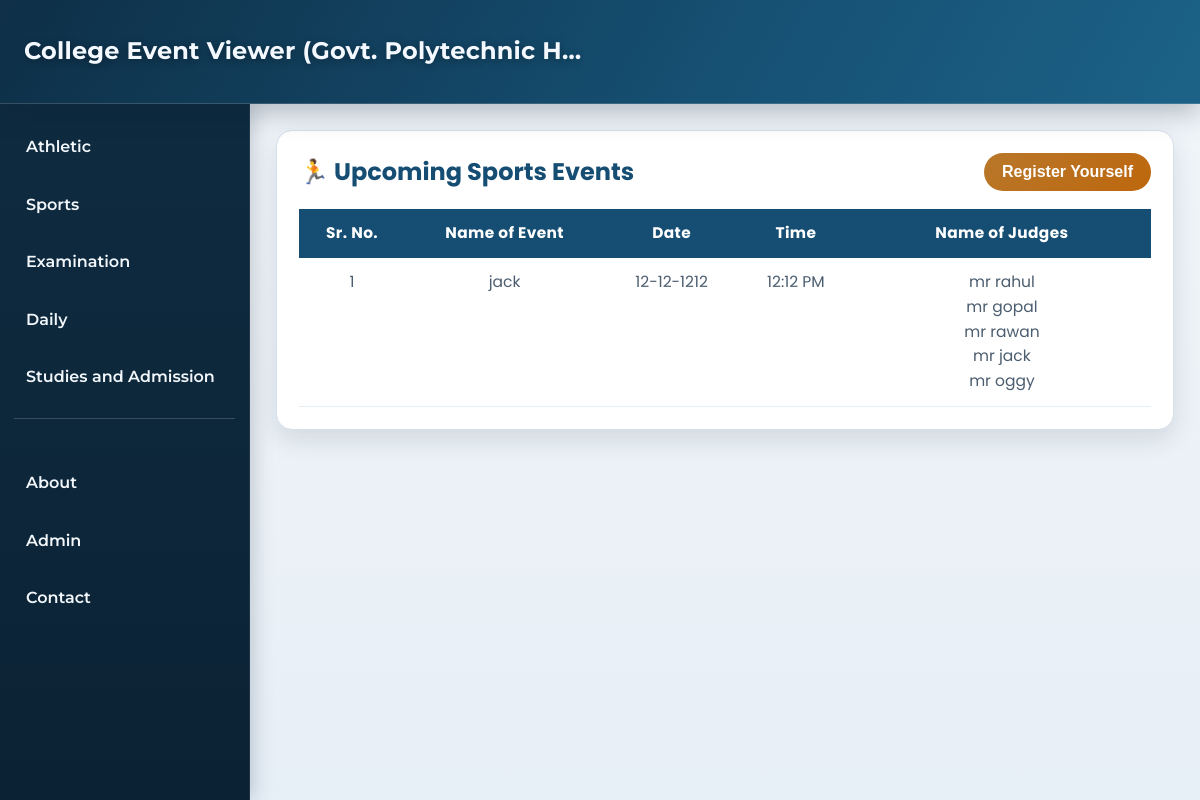
The page /sports on the database its author committed.
### main.py (models this page shows)
class Sports(db.Model):
    id = db.Column(db.Integer, primary_key=True)
    eventName = db.Column(db.String(50), nullable=False)
    date = db.Column(db.String(50), nullable=False)
    time = db.Column(db.String(50), nullable=False)
    judges = db.Column(db.String(500), nullable=False)

### main.py (the view)
@app.route("/sports")
def sports():
    eventdata = Sports.query.all()
    for event in eventdata:
        event.formatted_date = datetime.strptime(
            event.date, "%Y-%m-%d"
        ).strftime("%d-%m-%Y")
        event.formatted_time = datetime.strptime(
            event.time, "%H:%M"
        ).strftime("%I:%M %p")
    return render_template('sports.html' , events=eventdata)

### templates/sports.html (shortened to what this page needs)
{%extends "clientBase.html"%}
{%block content%}
<main class="content">
    <div class="event-container">
        <div class="event-header">
            <h2>🏃 Upcoming Sports Events</h2>
            <a href="/event-register">
                <button class="register-btn">Register Yourself</button>
            </a>
        </div>
        <table class="event-table">
            <thead>
                <tr>
                    <th>Sr. No.</th>
                    <th>Name of Event</th>
                    <th>Date</th>
                    <th>Time</th>
                    <th>Name of Judges</th>
                </tr>
            </thead>
            <tbody>
                <tr>
                    {% for event in events %}
                    <td>{{ loop.index }}</td>
                    <td>{{ event.eventName}}</td>
                    <td>{% if previous_date == event.date %}
                        -Do-
                        {% else %}
                        {{ event.formatted_date }}
                        {% endif %}</td>
                    <td>{{ event.formatted_time }}</td>
                    <td>{% for judge in event.judges.split(',') %}
                        {{ judge }}<br>
                        {% endfor %}</td>
                </tr>
                {% endfor %}
            </tbody>
        </table>
    </div>
</main>
{%endblock%}

### static/Style.css (style rules this page uses)
:root { --header-height: 104px; --sidebar-width: 250px; --bg: #edf2f7; --surface: #ffffff; --text: #1b2b3a; --muted: #4b5d6f; --primary: #154d73; --primary-strong: #0f3956; --accent: #b9772a; --danger: #b13b40; --sidebar: #0f2b40; --sidebar-hover: #184664; --border: #d4e0eb; --shadow-soft: 0 10px 25px rgba(13, 41, 62, 0.12); }
* { margin: 0; padding: 0; box-sizing: border-box; }
body { min-height: 100vh; font-size: 16px; font-family: 'Poppins', sans-serif; background: linear-gradient(180deg, #f2f6fb 0%, var(--bg) 45%, #e7eff7 100%); color: var(--text); line-height: 1.6; overflow-x: hidden; }
.content { margin-left: var(--sidebar-width); min-height: 100vh; padding: calc(var(--header-height) + 26px) 26px 24px; }
.event-container { width: 100%; margin: 0; padding: 22px; border-radius: 16px; background: var(--surface); border: 1px solid var(--border); box-shadow: var(--shadow-soft); overflow-x: auto; -webkit-overflow-scrolling: touch; }
.event-container h2 { font-size: clamp(1.3rem, 2vw, 1.7rem); color: var(--primary); }
.event-header { display: flex; flex-wrap: wrap; align-items: center; justify-content: space-between; gap: 16px; margin-bottom: 18px; }
.register-btn { padding: 10px 18px; border: none; border-radius: 999px; background: linear-gradient(135deg, var(--accent), #bd670d); color: #ffffff; font-size: 1rem; font-weight: 600; cursor: pointer; transition: transform 0.2s ease, box-shadow 0.2s ease; }
.event-table { width: 100%; min-width: 660px; border-collapse: collapse; font-size: 1.01rem; }
.event-table thead { background: var(--primary); color: #ffffff; }
.event-table th, .event-table td { padding: 12px; text-align: center; }
.event-table th { letter-spacing: 0.4px; font-size: 0.96rem; }
.event-table tbody tr { border-bottom: 1px solid #e7edf4; transition: background-color 0.2s ease; }
.event-table td { vertical-align: top; color: var(--muted); font-size: 0.97rem; }
.event-table th:nth-child(5), .event-table td:nth-child(5) { width: 35%; }

### rows shown on the page
Sports: eventName "jack", formatted_date "12-12-1212", formatted_time "12:12 PM", judge "mr rahul" "mr gopal" "mr rawan" "mr jack" "mr oggy"
